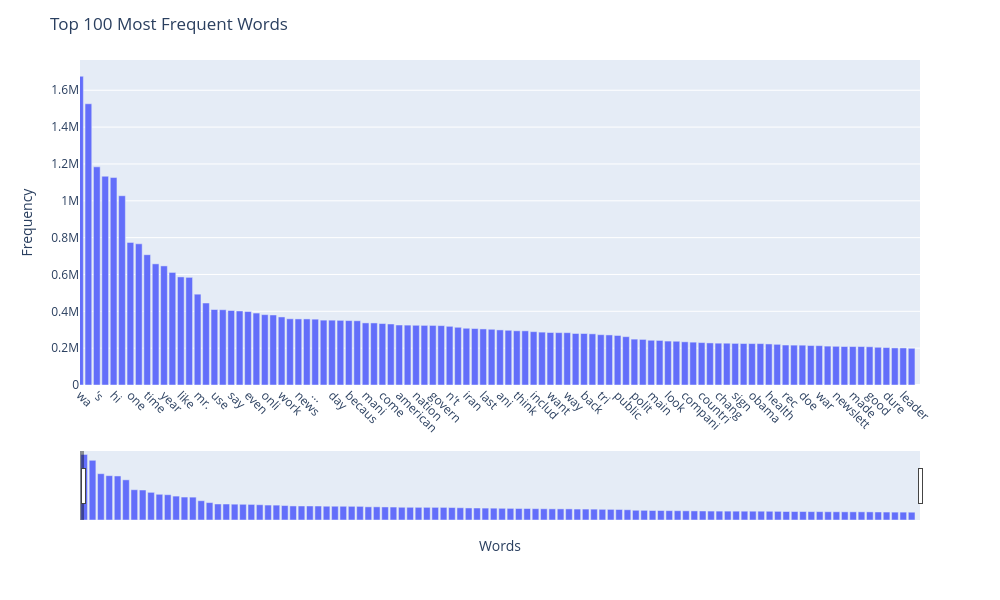

Write notebook code for a chart like this one.
### Code cell
word_freq_100 = fn.word_freq(large_set, top_k=100)  # Ensure it's using the correct variable

# Get the 100 most frequent words from the "reliable" category
top_100_words = list(word_freq_100.items())[:100]

# Prepare the data for the plot
words, frequencies = zip(*top_100_words)

# Create the bar plot
fig = px.bar(x=words, y=frequencies)

fig.update_layout(
    title="Top 100 Most Frequent Words",
    xaxis_title="Words",
    yaxis_title="Frequency",
    xaxis_tickangle=45,
    xaxis=dict(
        rangeslider=dict(visible=True),  # Adds the scrollable slider
        range=[0, 100],  # Show first 100 words by default; user can scroll/zoom
    ),
    width=1000,  # Wider width helps with dense bars
    height=600
)

# Show the plot with vertical scrolling enabled
fig.show()

### Figure 1 — Plotly figure (JSON) as saved in the notebook; plotly's stock layout.template omitted (floating-point values rounded to 4 significant figures)
{"data": [{"hovertemplate": "x=%{x}<br>y=%{y}<extra></extra>", "legendgroup": "", "marker": {"color": "#636efa", "pattern": {"shape": ""}}, "name": "", "orientation": "v", "showlegend": false, "textposition": "auto", "type": "bar", "x": ["wa", "thi", "'s", "ha", "hi", "said", "one", "new", "time", "would", "year", "state", "like", "peopl", "mr.", "also", "use", "make", "say", "get", "even", "go", "onli", "stori", "work", "us", "news", "read", "...", "continu", "day", "two", "becaus", "first", "mani", "could", "come", "right", "american", "befor", "nation", "presid", "govern", "report", "n't", "trump", "iran", "--", "last", "york", "ani", "take", "think", "world", "includ", "may", "want", "see", "way", "know", "back", "call", "tri", "pleas", "public", "need", "polit", "support", "main", "much", "look", "well", "compani", "show", "countri", "hous", "chang", "veri", "sign", "thing", "obama", "unit", "health", "live", "rec", "help", "doe", "week", "war", "republican", "newslett", "million", "made", "inform", "good", "group", "dure", "democrat", "leader", "servic"], "xaxis": "x", "y": [1676038, 1526778, 1184248, 1133376, 1126125, 1027476, 774169, 766506, 707347, 657655, 646518, 611108, 586834, 584399, 493035, 445075, 409809, 408667, 404427, 401787, 398679, 390567, 381873, 380181, 369411, 359437, 358700, 358660, 357419, 352102, 351970, 350984, 349663, 348768, 337102, 336902, 333503, 331267, 325721, 325083, 324212, 323577, 323366, 322339, 318602, 313357, 308060, 306503, 304330, 302459, 299106, 297058, 294296, 294073, 289631, 287018, 284983, 284299, 284069, 279615, 279591, 277712, 273172, 271797, 268886, 262401, 249021, 247488, 242915, 242013, 238492, 237528, 234465, 232627, 230250, 228425, 227007, 226875, 225819, 225191, 224903, 224800, 222877, 220857, 216979, 216433, 216186, 214205, 213625, 211112, 210075, 208965, 208735, 208717, 207663, 204819, 203263, 201291, 201123, 199201], "yaxis": "y"}], "layout": {"barmode": "relative", "height": 600, "legend": {"tracegroupgap": 0}, "margin": {"t": 60}, "title": {"text": "Top 100 Most Frequent Words"}, "width": 1000, "xaxis": {"anchor": "y", "domain": [0, 1], "range": [0, 100], "rangeslider": {"visible": true}, "tickangle": 45, "title": {"text": "Words"}}, "yaxis": {"anchor": "x", "domain": [0, 1], "title": {"text": "Frequency"}}}}
